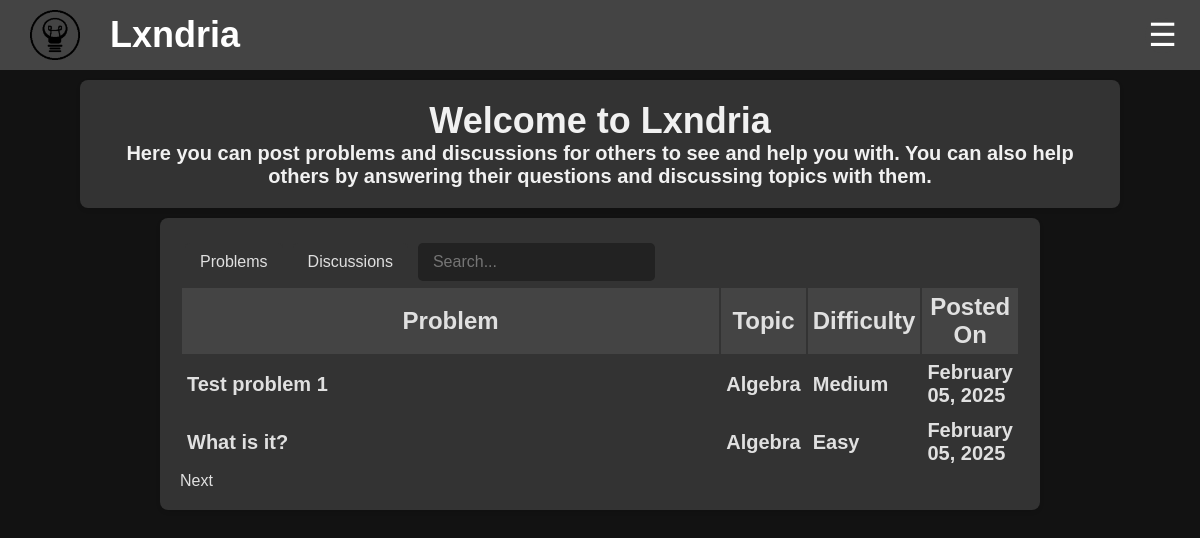
The page / on the database its author committed.
### app/models.py (models this page shows, shortened)
class Problem(db.Model):
    __tablename__ = "problem"
    __table_args__ = {"extend_existing": True}
    id = db.Column(db.Integer, primary_key=True, autoincrement=True)
    title = db.Column(db.String(100), nullable=False)
    topic = db.Column(db.String(30), nullable=False)
    attempts = db.Column(db.Integer, default=0)
    solved = db.Column(db.Integer, default=0)
    created_at = db.Column(db.DateTime, default=datetime.utcnow)
    updated_at = db.Column(db.DateTime, onupdate=datetime.utcnow)
    views = db.Column(db.Integer, default=0)
    author = db.Column(db.String(80), db.ForeignKey('user.username'))
    user = db.relationship('User', backref=db.backref('problems', cascade="all, delete-orphan"))
    content = db.Column(db.Text, nullable=False)
    encrypted_answer = db.Column(db.Text, nullable=False)
    __table_args__ = (
        CheckConstraint("topic IN ('Algebra', 'Geometry', 'Number Theory', 'Calculus', 'Logic', 'Classical Mechanics', 'Electricity and Magnetism', 'Computer Science', 'Quantitative Finance', 'Chemistry', 'Probability')", name="valid_topic_check"),
    )
    '''@property
    def content(self):
        path = os.getenv('UPLOAD_FOLDER')+f"/{self.author}/Problems/{self.id}.txt"
        with open(path, 'r') as file:
            content = file.read()
        for line in content.split("\n"):
            if "<<Answer: " in line:
                return content.replace(line, "")
    '''
    @property
    def difficulty(self):
        if self.attempts == 0:
            return "TBD"
        elif self.solved/self.attempts > os.getenv('EASY_THRESHOLD', 0.7):
            return "Easy"
        elif self.solved/self.attempts > os.getenv('MEDIUM_THRESHOLD', 0.3):
            return "Medium"
        else:
            return "Hard"
    '''@property
    def encrypted_answer(self):
        path = os.getenv('UPLOAD_FOLDER')+f"/{self.author}/Problems/{self.id}.txt"
        with open(path, 'r') as file:
            content = file.read()
        for line in content.split("\n"):
            if "<<Answer: " in line:
                return line.replace("<<Answer: ", "").replace(">>", "")
    '''

### app/routes/main.py (the view)
@main_bp.route('/')
def index():
    pageNumber = request.args.get('page', default=0, type=int)
    rows = request.args.get('rows', default=10, type=int)
    all_problems = Problem.query.order_by(Problem.created_at.desc()).all()
    all_discussions = Discussion.query.order_by(Discussion.created_at.desc()).all()
    return render_template('index.html', problems=all_problems, page=pageNumber, row_per_page=rows, discussions=all_discussions)

### app/templates/index.html (shortened to what this page needs)
<!DOCTYPE html>
<html>
<head>
  <link rel="stylesheet" href="{{url_for('static', filename='css/homepage.css')}}">
</head>
{%include 'banner.html'%}
<body>
   <div class="intro">
        <h1>Welcome to Lxndria</h1>
        <p>Here you can post problems and discussions for others to see and help you with. You can also help others by answering their questions and discussing topics with them.</p>
  </div>
  <div class="Table">
    {%include 'main_table_header.html'%}
    <div class ="table" id="Problems">
    <table id="problems-table">
      <tr>
        <th>Problem</th>
        <th>Topic</th>
        <th>Difficulty</th>
        <th>Posted On</th>
      </tr>
      {% for index in range(page*row_per_page, (page+1)*row_per_page) %}
      {% if index >= problems|length %}
        {% set stop=true %}
      {% else %}
        {% set problem = problems[index] %}
      <tr>
        <td><a href="/problem/{{problem.id}}">{{problem.title}}</a></td>
        <td>{{problem.topic}}</td>
        <td>{{problem.difficulty}}</td>
        <td>{{problem.created_at.strftime('%B %d, %Y')}}</td>
      </tr>
      {% endif %}
      {% endfor %}
    </table>
    <div class="pagination">
      {% if not stop %}
        <a href="/?page={{page+1}}">Next</a>
      {% endif %}
  </div>
  </div>
</div>
</body>
</html>

### app/static/css/homepage.css (style rules this page uses)
.intro { max-width: 1000px; margin: 10px auto; padding: 20px; background-color: #333; box-shadow: 0 2px 4px rgba(0, 0, 0, 0.1); border-radius: 8px; color: #e0e0e0; }
.intro h1 { font-size: 2.25rem; font-family: 'Gill Sans', 'Gill Sans MT', Calibri, 'Trebuchet MS', sans-serif; font-weight: bold; text-align: center; background-color: #333; }
.intro p { font-size: 1.25rem; font-family: 'Gill Sans', 'Gill Sans MT', Calibri, 'Trebuchet MS', sans-serif; font-weight: bold; text-align: center; background-color: #333; }
.Table { display: table; width : 70%; margin: 5px auto; padding: 20px; background-color: #333; box-shadow: 0 2px 4px rgba(0, 0, 0, 0.1); border-radius: 8px; color: #e0e0e0; flex-direction: column; }
.table { display: table; width: 100%; background-color: #333; color: #e0e0e0; flex-direction: column; }
.table th { font-size: 1.5rem; width: 100%; padding: 5px; font-family: 'Gill Sans', 'Gill Sans MT', Calibri, 'Trebuchet MS', sans-serif; font-weight: bold; }
.table tr { display: table-row; padding: 5px; border-bottom: 1px solid #e0e0e0; justify-content: space-between; }
.table tr:first-child { background-color: #444; }
.table tr:last-child { border-bottom: none; }
.table td { width :x 250px; font-size: 1.25rem; padding: 5px; font-family: 'Gill Sans', 'Gill Sans MT', Calibri, 'Trebuchet MS', sans-serif; font-weight: bold; }

### app/static/css/banner.css (style rules this page uses)
body, h1, p { margin: 0; padding: 0; text-decoration: none; color: inherit; font-family: Arial, sans-serif; box-sizing: border-box; background-color: #121212; color: #f1f1f1; ; }
a { text-decoration: none; color: inherit; }

### rows shown on the page
Problem: title "Test problem 1", topic "Algebra", difficulty "Medium", created_at "February 05, 2025"
Problem: title "What is it?", topic "Algebra", difficulty "Easy", created_at "February 05, 2025"
